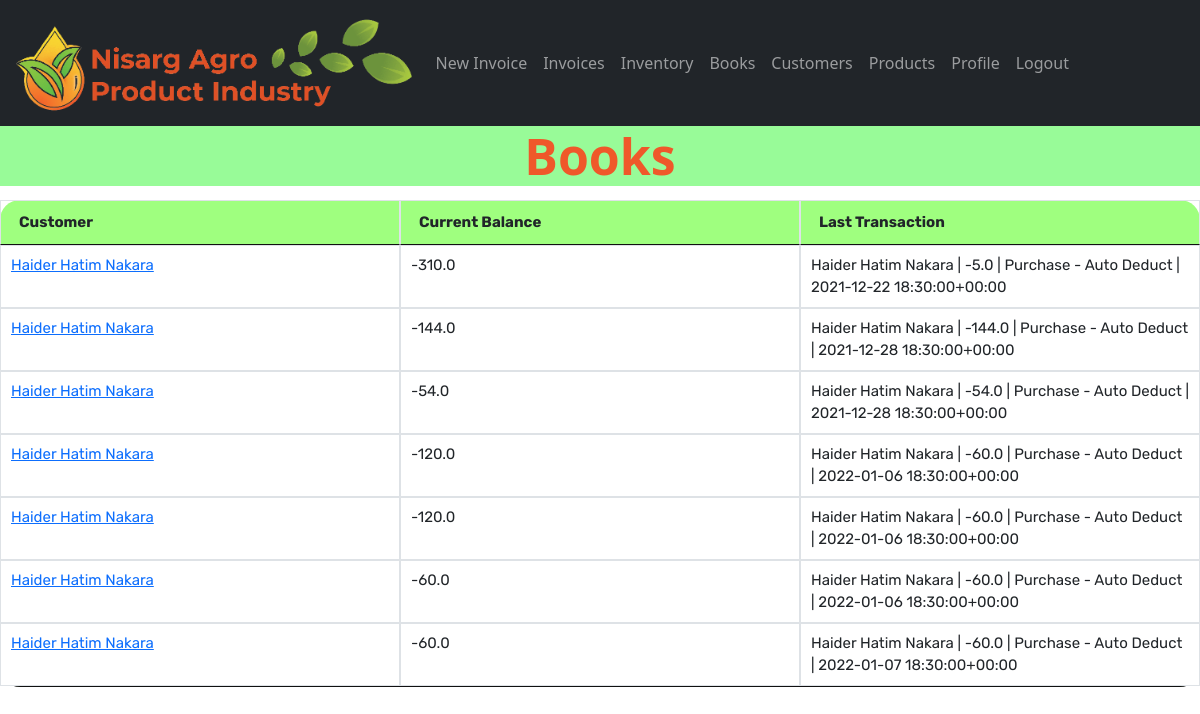
The page /books (signed in) on the database its author committed.
### gstbillingapp/models.py (models this page shows, shortened)
class Book(models.Model):
    user = models.ForeignKey(
        User, null=True, blank=True, on_delete=models.SET_NULL)
    customer = models.ForeignKey(
        Customer, null=True, blank=True, on_delete=models.SET_NULL)
    current_balance = models.FloatField(default=0)
    last_log = models.ForeignKey(
        'BookLog', null=True, blank=True, default=None, on_delete=models.SET_NULL)

class Customer(models.Model):
    user = models.ForeignKey(
        User, null=True, blank=True, on_delete=models.SET_NULL)
    customer_name = models.CharField(max_length=200)
    customer_address = models.TextField(max_length=600, blank=True, null=True)
    customer_phone = models.CharField(max_length=14, blank=True, null=True)
    customer_gst = models.CharField(max_length=15, blank=True, null=True)

class BookLog(models.Model):
    parent_book = models.ForeignKey(
        Book, null=True, blank=True, on_delete=models.CASCADE)
    date = models.DateTimeField(default=datetime.now, blank=True, null=True)
    last_modified = models.DateTimeField(auto_now=True)
    CHANGE_TYPES = [
        (0, 'Paid'),
        (1, 'Purchased Items'),
        (2, 'Sold Items'),
        (4, 'Other'),
    ]
    change_type = models.IntegerField(choices=CHANGE_TYPES, default=0)
    change = models.FloatField(default=0.0)
    associated_invoice = models.ForeignKey(
        Invoice, blank=True, null=True, default=None, on_delete=models.SET_NULL)
    description = models.TextField(max_length=600, blank=True, null=True)
    def __str__(self):
        return self.parent_book.customer.customer_name + " | " + str(self.change) + " | " + self.description + " | " + str(self.date)

### gstbillingapp/views.py (the view)
# urls.py: path('books', views.books, name='books'),
@login_required
def books(request):
    context = {}
    context['book_list'] = Book.objects.filter(user=request.user)
    return render(request, 'gstbillingapp/books.html', context)

### gstbillingapp/templates/gstbillingapp/books.html (shortened to what this page needs)
{% extends "gstbillingapp/base.html" %}
{% load static %}
{% block content %}
<div class="row">
	<div class="col">
		<h2 style="text-align: center; color: #ef582a; background-color: palegreen; font-size: 50px;">
			<strong>
					Books
			</strong>
		</h2>
	</div>
</div>
<table class="table table-hover table-invoice " style="background: #9fff7f; font-family: Rubik, sans-serif; font-size: 15px; border-radius: 20px;" id="book-table">
	<thead>
		<tr>
			<th>Customer</th>
			<th>Current Balance</th>
			<th>Last Transaction</th>
		</tr>
	</thead>
	<tbody class="two-col-form">
		{% for book in book_list %}
		<tr onclick="window.location='{% url 'book_logs' book.id %}';">
			<td><a href="{% url 'book_logs' book.id %}">{{book.customer.customer_name}}</a></td>
			<td>{{book.current_balance}}</td>
			<td>{{book.last_log}}</td>
		</tr>
		{% endfor %}
	</tbody>
</table>
{% endblock %}

### static/gstbillingapp/main.css (style rules this page uses)
.two-col-form td, .two-col-form th { width: 25%; }
.table-invoice td, .table-invoice th { border: solid #dee2e6 1px; }
.table-invoice td, .table-invoice th { padding: .25rem; }

### rows shown on the page
Book: customer.customer_name "Haider Hatim Nakara", current_balance "-310.0", last_log "Haider Hatim Nakara | -5.0 | Purchase - Auto Deduct | 2021-12-22 18:30:00+00:00"
Book: customer.customer_name "Haider Hatim Nakara", current_balance "-144.0", last_log "Haider Hatim Nakara | -144.0 | Purchase - Auto Deduct | 2021-12-28 18:30:00+00:00"
Book: customer.customer_name "Haider Hatim Nakara", current_balance "-54.0", last_log "Haider Hatim Nakara | -54.0 | Purchase - Auto Deduct | 2021-12-28 18:30:00+00:00"
Book: customer.customer_name "Haider Hatim Nakara", current_balance "-120.0", last_log "Haider Hatim Nakara | -60.0 | Purchase - Auto Deduct | 2022-01-06 18:30:00+00:00"
Book: customer.customer_name "Haider Hatim Nakara", current_balance "-120.0", last_log "Haider Hatim Nakara | -60.0 | Purchase - Auto Deduct | 2022-01-06 18:30:00+00:00"
Book: customer.customer_name "Haider Hatim Nakara", current_balance "-60.0", last_log "Haider Hatim Nakara | -60.0 | Purchase - Auto Deduct | 2022-01-06 18:30:00+00:00"
Book: customer.customer_name "Haider Hatim Nakara", current_balance "-60.0", last_log "Haider Hatim Nakara | -60.0 | Purchase - Auto Deduct | 2022-01-07 18:30:00+00:00"
